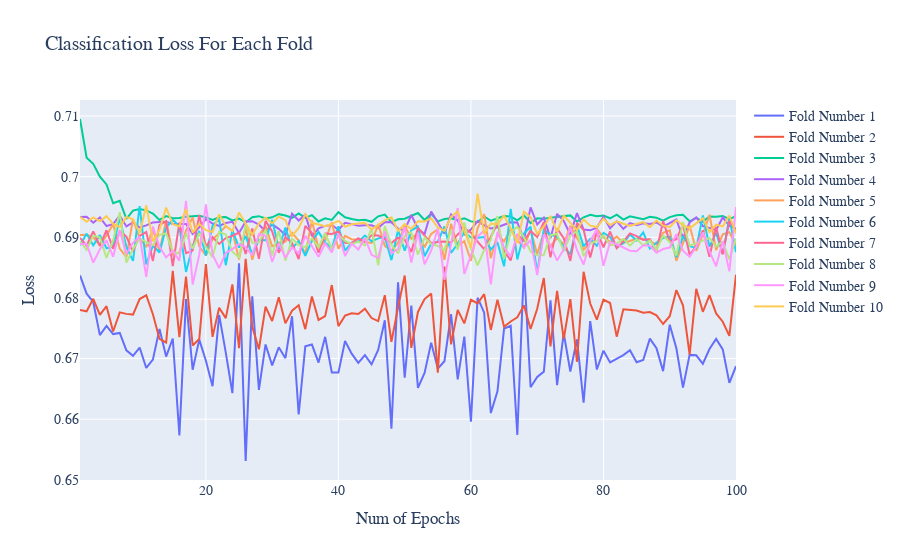
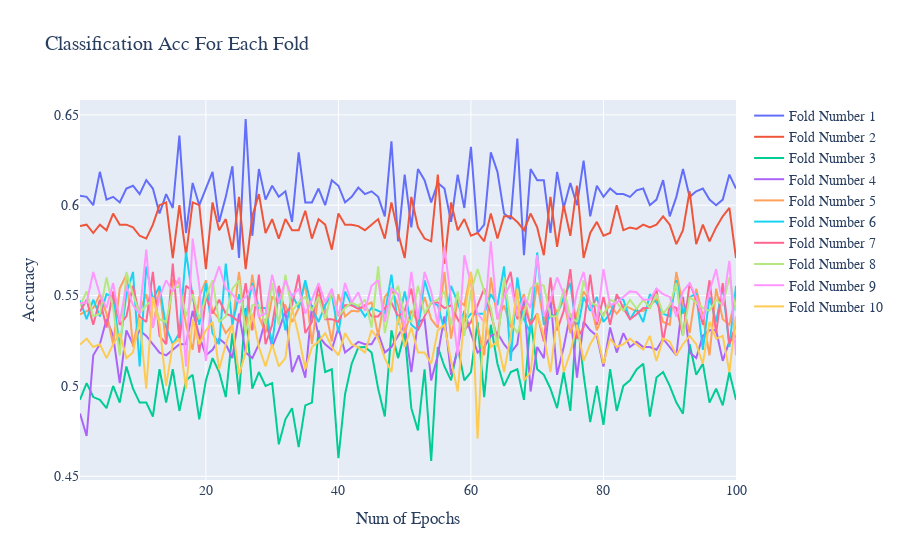
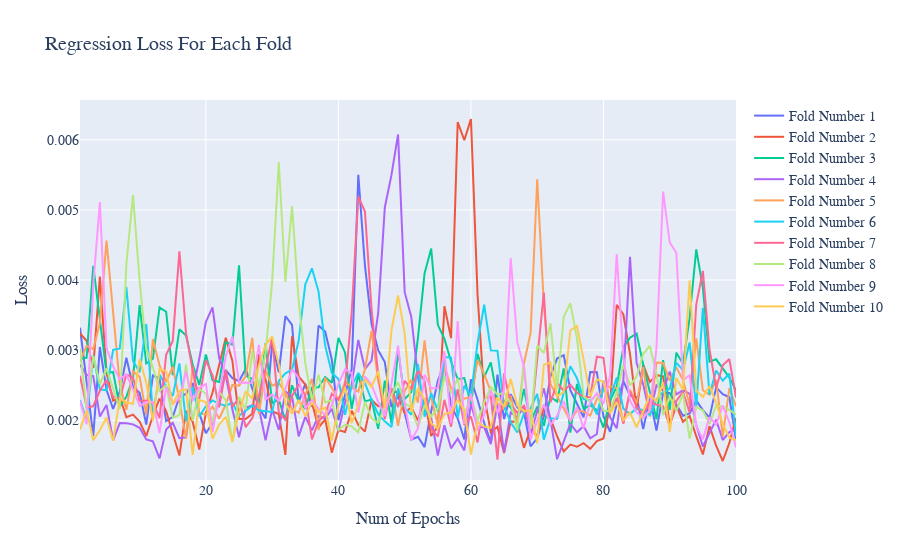
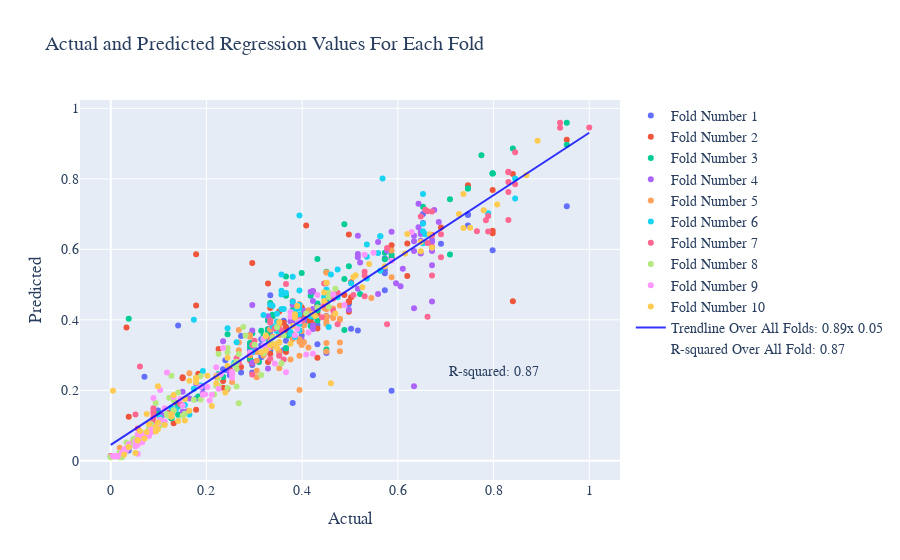

Notebook code cell kept with these figures, in order:
### Code cell
plot_kfold(lst_of_epochs,loss_cl,'Num of Epochs','Loss', 'loss', 'Classification Loss For Each Fold')
plot_kfold(lst_of_epochs,acc_cl,'Num of Epochs','Accuracy', 'acc', 'Classification Acc For Each Fold')
plot_kfold(lst_of_epochs,loss_rg,'Num of Epochs','Loss', 'loss', 'Regression Loss For Each Fold')
plot_kfold(y_test_rg_lst,predict_rg_lst,'Actual','Predicted', 'predict', 'Actual and Predicted Regression Values For Each Fold')
